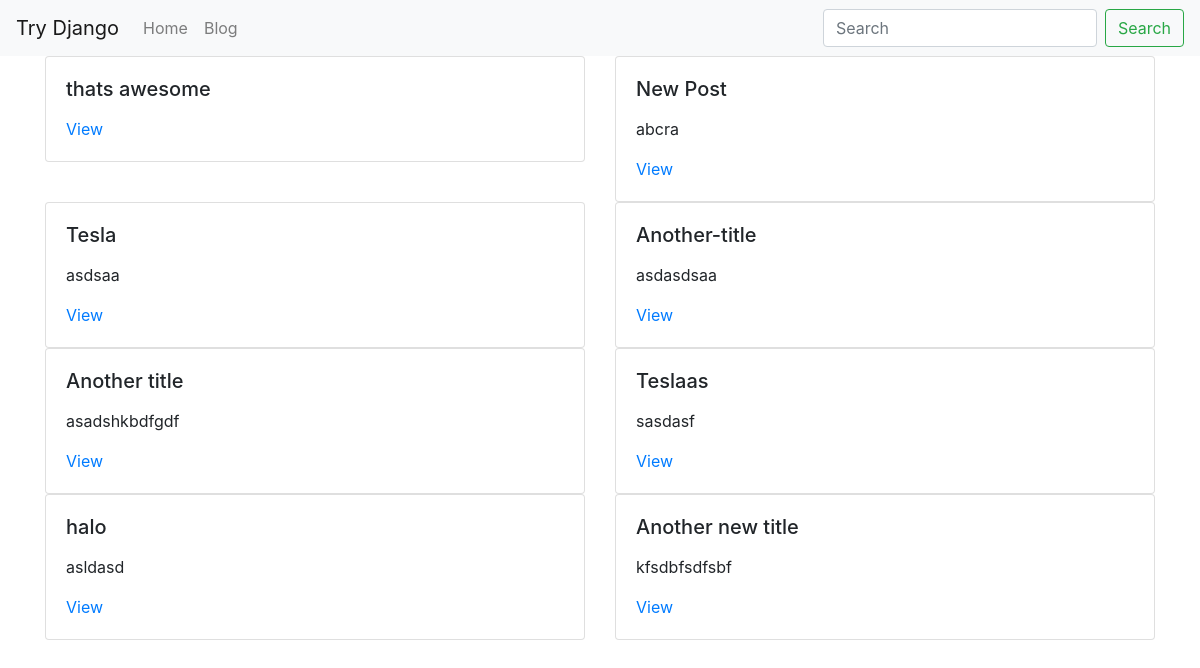
/blog/, run on an earlier commit of the app's database.
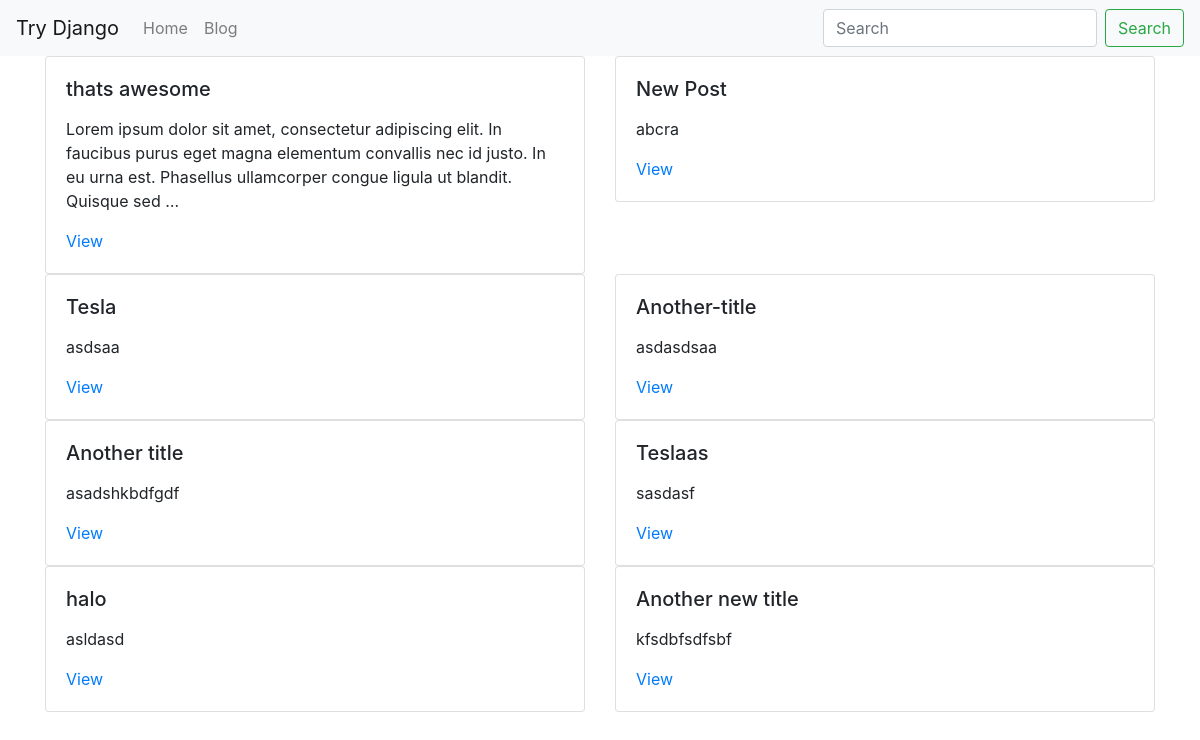
And on a later commit of the database.
### blog/models.py (models this page shows, shortened)
class BlogPost(models.Model):
    user = models.ForeignKey(User,default=1,null= True, on_delete=models.SET_NULL )
    title = models.CharField(max_length=120)
    slug = models.SlugField(unique=True)
    content = models.TextField(null=True,blank=True)
    def get_absolute_url(self):
        return f"/blog/{self.slug}"

### blog/views.py (the view)
# urls.py: path('', blog_post_list_view),
def blog_post_list_view(request):
    qs = BlogPost.objects.all()
    template_name="blog/list.html"
    context={'object_list':qs}
    return render(request,template_name,context)

### blog/templates/blog/list.html
{% extends "base.html" %}
{% block content %}
<div class="row">
    {% for object in object_list %}
    {% include 'blog/list-inline.html' with blog_post=object truncate=True detail=False %}
    {% endfor %}
</div>
{% endblock %}

### blog/templates/blog/list-inline.html
<div class='col-12 col-md-6 mx-auto'>
    <div class="card">
        <div class="card-body">
            <h5 class="card-title">{{ blog_post.title }}</h5>
            <p class="card-text">
                {% if truncate %}
                {{ blog_post.content| linebreaks| truncatewords:30 }}
                {% else %}
                {{ blog_post.content| linebreaks }}
                {% endif %}
            </p>
            {% if not detail %}
                <a href="{{ blog_post.get_absolute_url }}">View</a>
            {% endif %}
        </div>
    </div>
</div>

What changed in the data, as far as the page shows it:
changed BlogPost "thats awesome": content (not shown) → "Lorem ipsum dolor sit amet, consectetur adipiscing elit. In faucibus purus eget magna elementum convallis nec id justo. In eu urna est. Phasellus ullamcorper congue ligula ut blandit. Quisque sed …"
